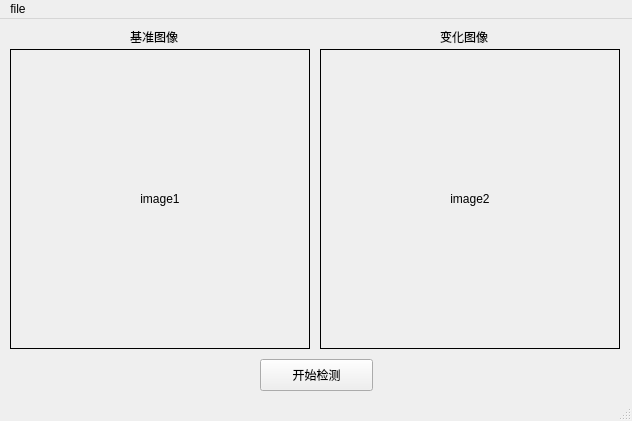
<?xml version="1.0" encoding="UTF-8"?>
<ui version="4.0">
 <class>MainWindow</class>
 <widget class="QMainWindow" name="MainWindow">
  <property name="geometry">
   <rect>
    <x>0</x>
    <y>0</y>
    <width>632</width>
    <height>421</height>
   </rect>
  </property>
  <property name="windowTitle">
   <string>违章建筑检测</string>
  </property>
  <widget class="QWidget" name="centralwidget">
   <widget class="QPushButton" name="pushButton">
    <property name="geometry">
     <rect>
      <x>260</x>
      <y>340</y>
      <width>113</width>
      <height>32</height>
     </rect>
    </property>
    <property name="text">
     <string>开始检测</string>
    </property>
   </widget>
   <widget class="QLabel" name="label">
    <property name="geometry">
     <rect>
      <x>10</x>
      <y>30</y>
      <width>300</width>
      <height>300</height>
     </rect>
    </property>
    <property name="styleSheet">
     <string notr="true">border-width: 1px;
border-style: solid;
border-color: rgb(0, 0, 0);</string>
    </property>
    <property name="text">
     <string>image1</string>
    </property>
    <property name="alignment">
     <set>Qt::AlignCenter</set>
    </property>
    <property name="margin">
     <number>0</number>
    </property>
   </widget>
   <widget class="QLabel" name="label_2">
    <property name="geometry">
     <rect>
      <x>320</x>
      <y>30</y>
      <width>300</width>
      <height>300</height>
     </rect>
    </property>
    <property name="styleSheet">
     <string notr="true">border-width: 1px;
border-style: solid;
border-color: rgb(0, 0, 0);</string>
    </property>
    <property name="text">
     <string>image2</string>
    </property>
    <property name="alignment">
     <set>Qt::AlignCenter</set>
    </property>
   </widget>
   <widget class="QLabel" name="label_3">
    <property name="geometry">
     <rect>
      <x>130</x>
      <y>10</y>
      <width>61</width>
      <height>16</height>
     </rect>
    </property>
    <property name="text">
     <string>基准图像</string>
    </property>
   </widget>
   <widget class="QLabel" name="label_4">
    <property name="geometry">
     <rect>
      <x>440</x>
      <y>10</y>
      <width>61</width>
      <height>16</height>
     </rect>
    </property>
    <property name="text">
     <string>变化图像</string>
    </property>
   </widget>
  </widget>
  <widget class="QMenuBar" name="menubar">
   <property name="geometry">
    <rect>
     <x>0</x>
     <y>0</y>
     <width>632</width>
     <height>24</height>
    </rect>
   </property>
   <widget class="QMenu" name="menufile">
    <property name="title">
     <string>file</string>
    </property>
    <addaction name="actionfileOpen"/>
   </widget>
   <addaction name="menufile"/>
  </widget>
  <widget class="QStatusBar" name="statusbar"/>
  <action name="actionfileOpen">
   <property name="text">
    <string>fileopen</string>
   </property>
  </action>
 </widget>
 <resources/>
 <connections/>
</ui>
